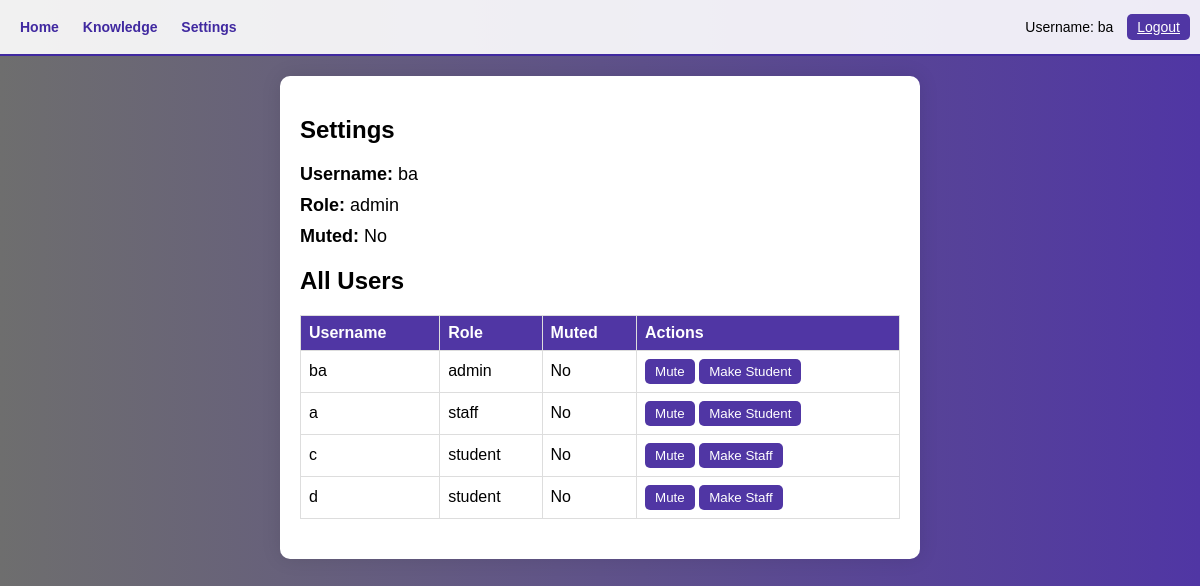
Page /settings (signed in) on the earlier database version.
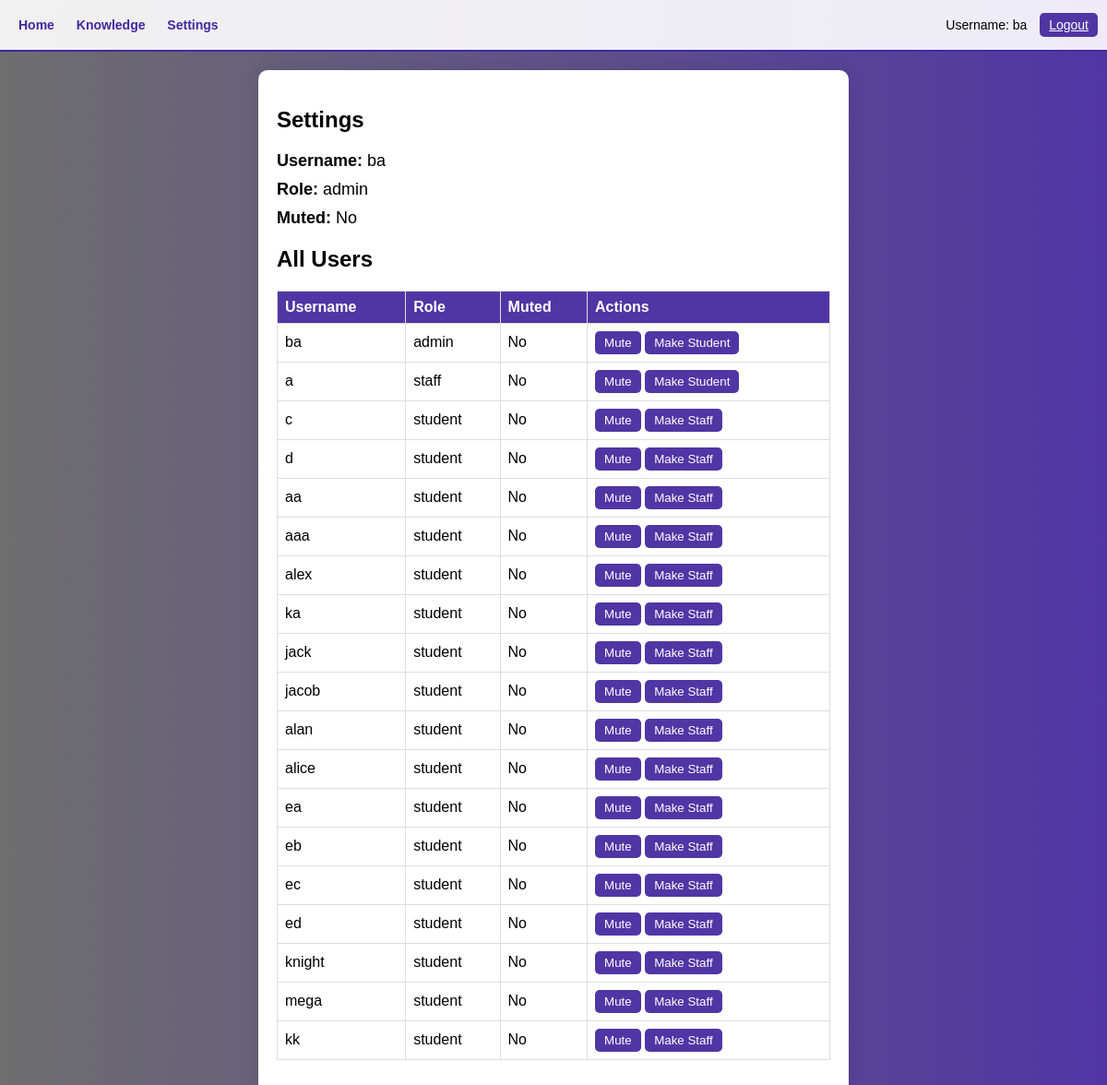
Same page on the later database version.
### models.py (models this page shows)
class Base(DeclarativeBase):
    pass

class User(Base):
    __tablename__ = "user"
    username: Mapped[str] = mapped_column(String, primary_key=True)
    password: Mapped[str] = mapped_column(String)
    role: Mapped[str] = mapped_column(String, nullable=False, default='student')
    is_muted: Mapped[bool] = mapped_column(Boolean, nullable=False, default=False)
    __table_args__ = (
        CheckConstraint(role.in_(['staff', 'student', 'admin']), name='role_check'),
    )

### app.py (the view)
@app.route("/settings", methods=["GET"])
def settings():
    if 'username' not in session:
        abort(403)
    username = session['username']
    user = db.get_user(username)
    if user:
        if user.role in ['admin', 'staff']:
            all_users = db.get_all_users()
        else:
            all_users = []
        return render_template('settings.jinja', user=user, username=username, all_users=all_users)
    else:
        return "Error: User not found", 404

### db.py (called while the page is built)
def get_user(username: str):
    with Session(engine) as session:
        return session.get(User, username)

def get_all_users():
    with Session(engine) as session:
        return session.query(User).all()

### templates/settings.jinja (shortened to what this page needs)
{% extends 'base.jinja' %}
{% block content %}
<nav>
    <div>
        <a href="/home?username={{ username }}" class="nav-link">Home</a>
        <a href="/knowledge" class="nav-link">Knowledge</a>
        <a href="/settings" class="nav-link">Settings</a>
    </div>
    <div>
        <ol style="list-style: none; padding: 0;">
            <li style="display: inline-block; margin-right: 10px;">
                Username: {{ username }}
            </li>
            <li style="display: inline-block;">
                <a href="javascript:void(0)" onclick="logoutAndClearStorage()" class="btn">Logout</a>
            </li>
        </ol>
    </div>
</nav>
<main>
    <div class="settings-container">
        <h2>Settings</h2>
        <div class="user-info">
            <p><strong>Username:</strong> {{ user.username }}</p>
            <p><strong>Role:</strong> {{ user.role }}</p>
            <p><strong>Muted:</strong> {{ 'Yes' if user.is_muted else 'No' }}</p>
        </div>
        {% if user.role in ['admin', 'staff'] %}
        <h2>All Users</h2>
        <table>
            <thead>
                <tr>
                    <th>Username</th>
                    <th>Role</th>
                    <th>Muted</th>
                    <th>Actions</th>
                </tr>
            </thead>
            <tbody>
                {% for u in all_users %}
                <tr>
                    <td>{{ u.username }}</td>
                    <td>{{ u.role }}</td>
                    <td>{{ 'Yes' if u.is_muted else 'No' }}</td>
                    <td>
                        {% if user.role == 'admin' or (user.role == 'staff' and u.role == 'student') %}
                        <button class="btn" onclick="toggleMute('{{ u.username }}', {{ 'false' if u.is_muted else 'true' }})">
                            {{ 'Unmute' if u.is_muted else 'Mute' }}
                        </button>
                        {% endif %}
                        {% if user.role == 'admin' %}
                        <button class="role-btn" onclick="toggleRole('{{ u.username }}', '{{ 'staff' if u.role == 'student' else 'student' }}')">
                            {{ 'Make Staff' if u.role == 'student' else 'Make Student' }}
                        </button>
                        {% endif %}
                    </td>
                </tr>
                {% endfor %}
            </tbody>
        </table>
        {% endif %}
    </div>
</main>
{% endblock %}

### templates/base.jinja (shortened to what this page needs)
<!DOCTYPE html>
<html>
    <head>
    </head>
    <body>
        {% block content %} {% endblock %}
    </body>
</html>

### templates/settings.jinja (style rules this page uses)
body { font-family: 'Arial', sans-serif; background: linear-gradient(to right, #6e6e6e, #5036a4); }
nav { border-bottom: 2px solid #4029a0; padding: 10px 0; background-color: rgba(255, 255, 255, 0.8); }
nav { display: flex; justify-content: space-between; align-items: center; padding: 5px 10px; background-color: rgba(255, 255, 255, 0.9); font-size: 14px; }
.nav-link { padding: 5px 10px; color: #4029a0; text-decoration: none; font-weight: bold; }
html, body { height: 100%; margin: 0; padding: 0; overflow-y: scroll; }
body { min-height: 100vh; display: flex; flex-direction: column; }
main { flex: 1; }
.settings-container { padding: 20px; background-color: white; border-radius: 10px; box-shadow: 0 0 20px rgba(0, 0, 0, 0.1); max-width: 600px; margin: 20px auto; }
.user-info p { font-size: 18px; margin: 10px 0; }
table { width: 100%; border-collapse: collapse; margin: 20px 0; }
table, th, td { border: 1px solid #ddd; }
th, td { padding: 8px; text-align: left; }
th { background-color: #5036a4; color: white; }
.btn { padding: 5px 10px; color: white; background-color: #5036a4; border: none; border-radius: 5px; cursor: pointer; }
.role-btn { padding: 5px 10px; color: white; background-color: #5036a4; border: none; border-radius: 5px; cursor: pointer; margin-right: 5px; }

Differences in the rows shown:
added User: username "aa", role "student", is_muted "No", is_muted "Mute", role "Make Staff"
added User: username "aaa", role "student", is_muted "No", is_muted "Mute", role "Make Staff"
added User: username "alex", role "student", is_muted "No", is_muted "Mute", role "Make Staff"
added User: username "ka", role "student", is_muted "No", is_muted "Mute", role "Make Staff"
added User: username "jack", role "student", is_muted "No", is_muted "Mute", role "Make Staff"
added User: username "jacob", role "student", is_muted "No", is_muted "Mute", role "Make Staff"
added User: username "alan", role "student", is_muted "No", is_muted "Mute", role "Make Staff"
added User: username "alice", role "student", is_muted "No", is_muted "Mute", role "Make Staff"
added User: username "ea", role "student", is_muted "No", is_muted "Mute", role "Make Staff"
added User: username "eb", role "student", is_muted "No", is_muted "Mute", role "Make Staff"
added User: username "ec", role "student", is_muted "No", is_muted "Mute", role "Make Staff"
added User: username "ed", role "student", is_muted "No", is_muted "Mute", role "Make Staff"
added User: username "knight", role "student", is_muted "No", is_muted "Mute", role "Make Staff"
added User: username "mega", role "student", is_muted "No", is_muted "Mute", role "Make Staff"
added User: username "kk", role "student", is_muted "No", is_muted "Mute", role "Make Staff"
